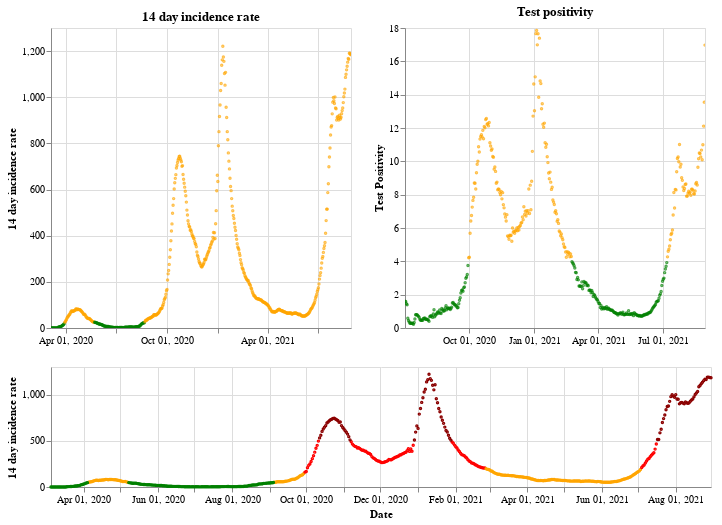

Notebook source saved alongside this figure:
### Markdown cell above
## Northern Ireland

### Code cell
plot_traffic_light('Northern Ireland')

### Figure 1 — Vega-Lite specification as saved in the notebook (floating-point values rounded to 4 significant figures; data arrays with more than 128 entries replaced by an {"elided": "..."} marker saying what was removed)
{"config": {"view": {"continuousWidth": 400, "continuousHeight": 300}}, "vconcat": [{"hconcat": [{"mark": {"type": "point", "size": 2}, "encoding": {"color": {"condition": {"value": "green", "test": "(datum.twoWeeklyCasesRate <= 25)"}, "value": "orange"}, "tooltip": [{"type": "nominal", "field": "areaName"}, {"type": "temporal", "field": "date"}, {"type": "quantitative", "field": "twoWeeklyCasesRate"}, {"type": "quantitative", "field": "testPositivity"}], "x": {"type": "temporal", "axis": {"title": ""}, "field": "date", "scale": {"domain": {"selection": "DateBrush"}}, "timeUnit": "yearmonthdate"}, "y": {"type": "quantitative", "axis": {"title": "14 day incidence rate"}, "field": "twoWeeklyCasesRate"}}, "title": "14 day incidence rate", "width": 300}, {"mark": {"type": "point", "size": 2}, "encoding": {"color": {"condition": {"value": "green", "test": "(datum.testPositivity <= 4)"}, "value": "orange"}, "tooltip": [{"type": "nominal", "field": "areaName"}, {"type": "temporal", "field": "date"}, {"type": "quantitative", "field": "twoWeeklyCasesRate"}, {"type": "quantitative", "field": "testPositivity"}], "x": {"type": "temporal", "axis": {"title": ""}, "field": "date", "scale": {"domain": {"selection": "DateBrush"}}, "timeUnit": "yearmonthdate"}, "y": {"type": "quantitative", "axis": {"title": "Test Positivity"}, "field": "testPositivity"}}, "title": "Test positivity", "width": 300}]}, {"layer": [{"mark": {"type": "point", "size": 2}, "encoding": {"color": {"condition": {"value": "orange", "test": "(((datum.testPositivity < 4) && (datum.twoWeeklyCasesRate >= 50)) && (datum.twoWeeklyCasesRate < 200))"}, "value": "red"}, "opacity": {"condition": {"value": 1, "test": "((datum.twoWeeklyCasesRate >= 50) && (datum.twoWeeklyCasesRate < 500))"}, "value": 0}, "tooltip": [{"type": "nominal", "field": "areaName"}, {"type": "temporal", "field": "date"}, {"type": "quantitative", "field": "twoWeeklyCasesRate"}, {"type": "quantitative", "field": "testPositivity"}], "x": {"type": "temporal", "axis": {"title": "Date"}, "field": "date", "timeUnit": "yearmonthdate"}, "y": {"type": "quantitative", "axis": {"title": "14 day incidence rate"}, "field": "twoWeeklyCasesRate"}}, "selection": {"DateBrush": {"type": "interval", "encodings": ["x"], "fields": ["Time"]}}}, {"mark": {"type": "point", "size": 2}, "encoding": {"color": {"value": "darkred"}, "opacity": {"condition": {"value": 1, "test": "(datum.twoWeeklyCasesRate >= 500)"}, "value": 0}, "tooltip": [{"type": "nominal", "field": "areaName"}, {"type": "temporal", "field": "date"}, {"type": "quantitative", "field": "twoWeeklyCasesRate"}, {"type": "quantitative", "field": "testPositivity"}], "x": {"type": "temporal", "axis": {"title": "Date"}, "field": "date", "timeUnit": "yearmonthdate"}, "y": {"type": "quantitative", "axis": {"title": "14 day incidence rate"}, "field": "twoWeeklyCasesRate"}}}, {"mark": {"type": "point", "size": 2}, "encoding": {"color": {"condition": {"value": "green", "test": "((datum.testPositivity < 4) && (datum.twoWeeklyCasesRate < 50))"}, "value": "orange"}, "opacity": {"condition": {"value": 1, "test": "(datum.twoWeeklyCasesRate < 50)"}, "value": 0}, "tooltip": [{"type": "nominal", "field": "areaName"}, {"type": "temporal", "field": "date"}, {"type": "quantitative", "field": "twoWeeklyCasesRate"}, {"type": "quantitative", "field": "testPositivity"}], "x": {"type": "temporal", "axis": {"title": "Date"}, "field": "date", "timeUnit": "yearmonthdate"}, "y": {"type": "quantitative", "axis": {"title": "14 day incidence rate"}, "field": "twoWeeklyCasesRate"}}}], "height": 120, "width": 660}], "data": {"name": "data-42a54eda6b7232235a64e4e3a110709c"}, "$schema": "https://vega.github.io/schema/vega-lite/v4.8.1.json", "datasets": {"data-42a54eda6b7232235a64e4e3a110709c": {"elided": "544 records"}}}
